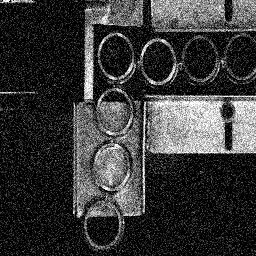
#> input picture grayscale1_noise.jpg, 256 x 256 px
$ python BinaryImgDenoise.py
#> lines starting #> are read from the running program, lines starting #| are printed output that depends on the picture
#> further down, image_binary is the input picture: shape (256, 256); min 0, max 255, mean 57.1
import cv2 as cv
import numpy as np
import maxflow
from multiprocessing.pool import ThreadPool
from scipy import ndimage

# FILTERS
k1 = np.array([[0, 0, 0], [0, 1, 0], [0, 0, 0]]).astype(np.uint8)
k2 = np.array([[0, -1, 0], [-1, 3, 1], [0, -1, 0]]).astype(np.uint8)

# Median Blur
def remove_noise(image, ksize=3):
    return cv.medianBlur(image, ksize)

# Thresholding
def thresholding(image):
    return cv.threshold(image, 0, 255, cv.THRESH_BINARY + cv.THRESH_OTSU)[1]

# Scaling
def scale_image(img, scale_percent=75):
#> called with scale_percent = 40
    width = int(img.shape[1] * scale_percent / 100)
#> width = 102
    height = int(img.shape[0] * scale_percent / 100)
#> height = 102
    dim = (width, height)
#> dim = (102, 102)
    return cv.resize(img, dim, interpolation=cv.INTER_AREA)
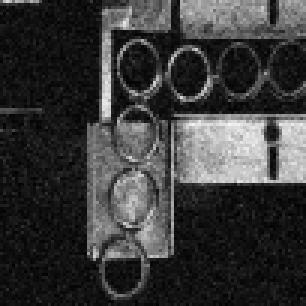
#> returned value: shape (102, 102) (shown 3 times larger); min 1, max 246, mean 57.1

# Descaling
def descale_image(img, dim):
    return cv.resize(img, dim, interpolation=cv.INTER_AREA)

# Algorithm
def denoising_algorithm(img, ksize=3, scale_percent=75, smoothing=10):
    img = scale_image(img, scale_percent)

#> (the run stopped early here; a loop or call above may not have finished)
